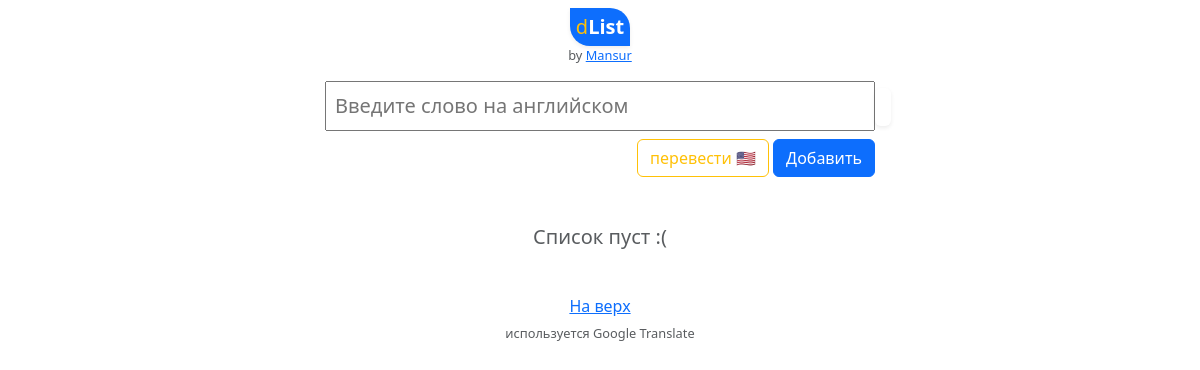
The app's page /, older data.
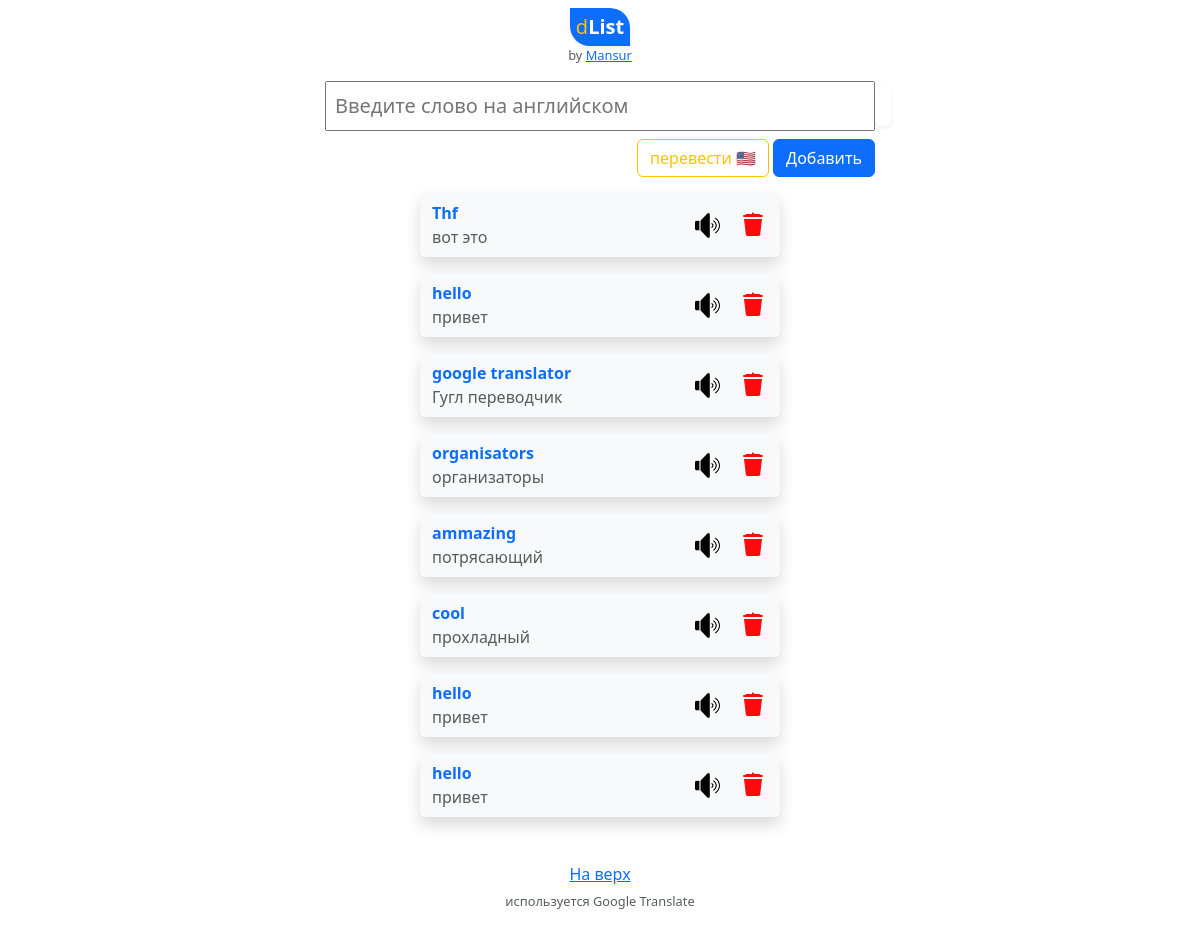
The same page, newer data.
### app/models.py (models this page shows, shortened)
class Dict(models.Model):
    eng = models.CharField('Eng',max_length=255)
    rus = models.CharField('Rus',max_length=255)

### app/views.py (the view, shortened to what this page needs)
# urls.py: path('', views.home, name='home'),
def home(request):
    dicts = Dict.objects.all()[::-1]
    contex={
        'dicts': dicts
    }
    return render(request, 'app/home.html',contex)

### app/templates/app/home.html (shortened to what this page needs)
{% extends 'app/base.html' %}
{% block content %}
<div class="container col-md-4">
    {% if dicts %}
        {% for dict in dicts %}
        <div class="row bg-light shadow mt-3 rounded m-2 py-2">
            <div class="col-6">
                <div class="text-primary" id="engtext" onclick="speakText('{{ dict.eng }}')"><b>{{ dict.eng }}</b></div>
                <div class="text-muted">{{ dict.rus }}</div>
            </div>
            <div class="col-6 d-flex justify-content-end align-items-center ">
                <img onclick="speakText('{{ dict.eng }}')" width="27px">
                <a href="{% url 'delete' dict.id %}" class="text-danger" style="margin-left:17px;" onclick="return confirmDelete();"></a>
            </div>
        </div>
        {% endfor %}
    {% else %}
    <h5 class="text-center text-muted my-5">Список пуст :(</h5>
    {% endif %}
</div>
{% endblock %}

Row changes from the older to the newer data that the page shows:
added Dict: eng "Thf", rus "вот это"
added Dict: eng "hello", rus "привет"
added Dict: eng "google translator", rus "Гугл переводчик"
added Dict: eng "organisators", rus "организаторы"
added Dict: eng "ammazing", rus "потрясающий"
added Dict: eng "cool", rus "прохладный"
added Dict: eng "hello", rus "привет"
added Dict: eng "hello", rus "привет"
Text that changed along with them:
text no longer shown: "Список пуст :("
